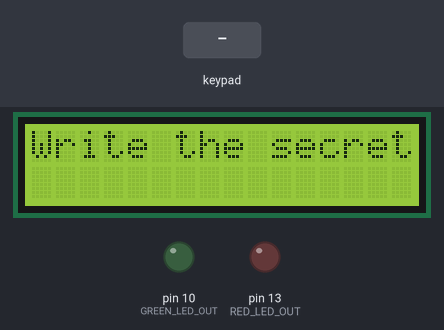
A sketch run on a simulated Arduino Uno, built with avr-gcc and run on an emulated ATmega328P. Shown: 16×2 character LCD, output pins drawn as LEDs (lit = HIGH). The inputs (shaded band) are chosen by the test bench. What the sketch prints to the serial monitor is not drawn.

Above: at 1.2 s.
1.3 s: keypad keys 1 2 3 4 D # pressed 0.4 s apart
At 4.5 s:
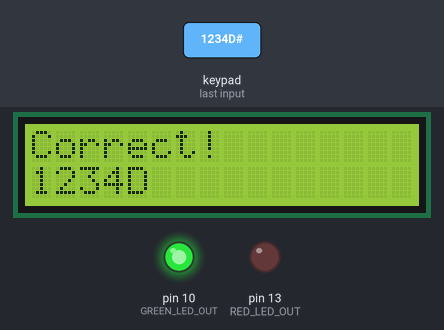
6.7 s: key '#' pressed
At 7.1 s:
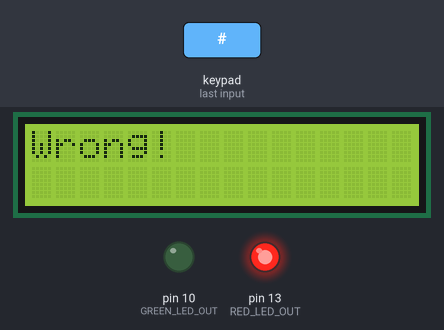
9.7 s: key 'A' pressed
At 10.9 s:
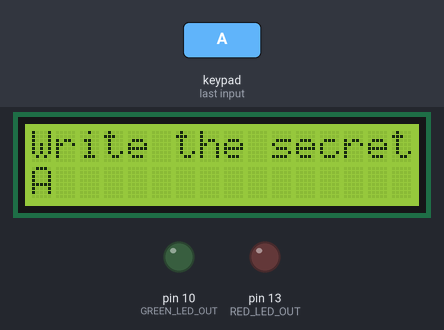
11.2 s: keypad keys 9 8 7 6 # pressed 0.4 s apart
At 13.2 s:
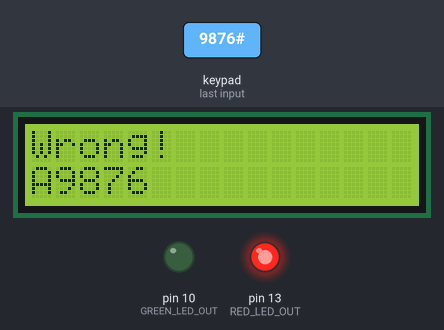
16.2 s: key 'B' pressed
At 17.4 s:
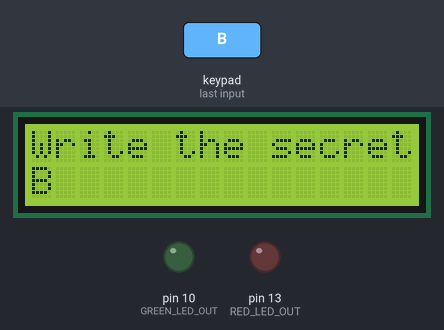
17.7 s: keypad keys 1 4 1 5 1 6 1 7 # pressed 0.4 s apart
At 21.7 s:
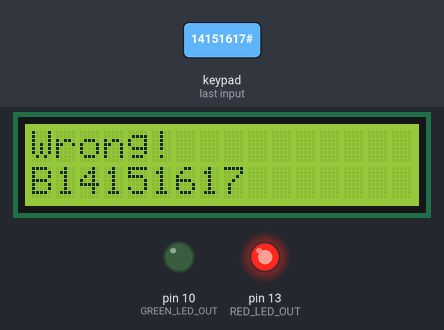
Timing chart, 0 to 23.8 s (numbered marks = the images above; inputs shaded):
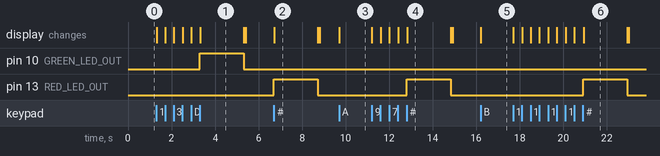

Measured:
- after the input at 1.3 s, pin 10 (GREEN_LED_OUT): LOW → HIGH after 2.0 s, → LOW 2.0 s later; the display: first changes at once (image 1 shows a later state)
- after the input at 6.7 s, pin 13 (RED_LED_OUT): LOW → HIGH at once, → LOW 2.0 s later; the display: changes at once (image 2)
- after the input at 9.7 s, the display: changes at once (image 3)
- after the input at 11.2 s, pin 13 (RED_LED_OUT): LOW → HIGH after 1.6 s, → LOW 2.0 s later; the display: first changes at once (image 4 shows a later state)
- after the input at 16.2 s, the display: changes at once (image 5)
- after the input at 17.7 s, pin 13 (RED_LED_OUT): LOW → HIGH after 3.2 s, → LOW 2.0 s later; the display: first changes at once (image 6 shows a later state)
- what the display in image 1 shows lasts 2.0 s, from 3.3 s to 5.3 s

The sketch:

lab1.2.ino
```cpp
#include <Keypad.h>

#include <Adafruit_LiquidCrystal.h>
#include <stdio.h>
#include "common/io.hpp"

const uint8_t GREEN_LED_OUT = 10;
const uint8_t RED_LED_OUT = 13;
const uint32_t BAUD_RATE = 9600;

// LCD config
const uint8_t rs = 12, en = 11, d4 = 5, d5 = 4, d6 = 3, d7 = 2;
Adafruit_LiquidCrystal lcd(rs, en, d4, d5, d6, d7);
const uint8_t LCD_COLUMNS = 16;
const uint8_t LCD_ROWS = 2;

// Keypad config
const uint8_t ROW_NUM = 4, COLUMN_NUM = 4;

char keys[ROW_NUM][COLUMN_NUM] = {
    {'1', '2', '3', 'A'},
    {'4', '5', '6', 'B'},
    {'7', '8', '9', 'C'},
    {'*', '0', '#', 'D'}};

uint8_t pin_rows[ROW_NUM] = {9, 8, 7, 6};
uint8_t pin_columns[COLUMN_NUM] = {14, 15, 16, 17};

Keypad keypad = Keypad(makeKeymap(keys), pin_rows, pin_columns, ROW_NUM, COLUMN_NUM);

// Game config
char secret[] = "1234D";
char input[10];
size_t input_size = 0;
const char ENTER = '#';

void init_lcd()
{
    lcd.clear();
    lcd.begin(LCD_COLUMNS, LCD_ROWS);
    lcd.print("Write the secret");
    input_size = 0;
    memset(input, 0, sizeof(input));
}

void setup()
{
    pinMode(GREEN_LED_OUT, OUTPUT);
    pinMode(RED_LED_OUT, OUTPUT);
    Serial.begin(BAUD_RATE);
    redirect_stdout();
    printf("Serial communication started\n");
    init_lcd();
}

void loop()
{
    lcd.setCursor(input_size, 1);

    char key = keypad.getKey();
    if (key && key != ENTER && input_size < sizeof(input) - 1)
    {
        lcd.print(key);
        input[input_size] = key;
        input_size++;
    }
    else if (key == ENTER)
    {
        input[input_size] = '\0';
        printf("Input: %s\n", input);
        if (strcmp(input, secret) == 0)
        {
            digitalWrite(GREEN_LED_OUT, HIGH);
            // clean first row
            lcd.setCursor(0, 0);
            lcd.print("                ");
            lcd.setCursor(0, 0);
            lcd.print("Correct!");
        }
        else
        {
            digitalWrite(RED_LED_OUT, HIGH);
            // clean first row
            lcd.setCursor(0, 0);
            lcd.print("                ");
            lcd.setCursor(0, 0);
            lcd.print("Wrong!");
        }
        delay(2000);
        digitalWrite(GREEN_LED_OUT, LOW);
        digitalWrite(RED_LED_OUT, LOW);
        init_lcd();
    }
}
```
